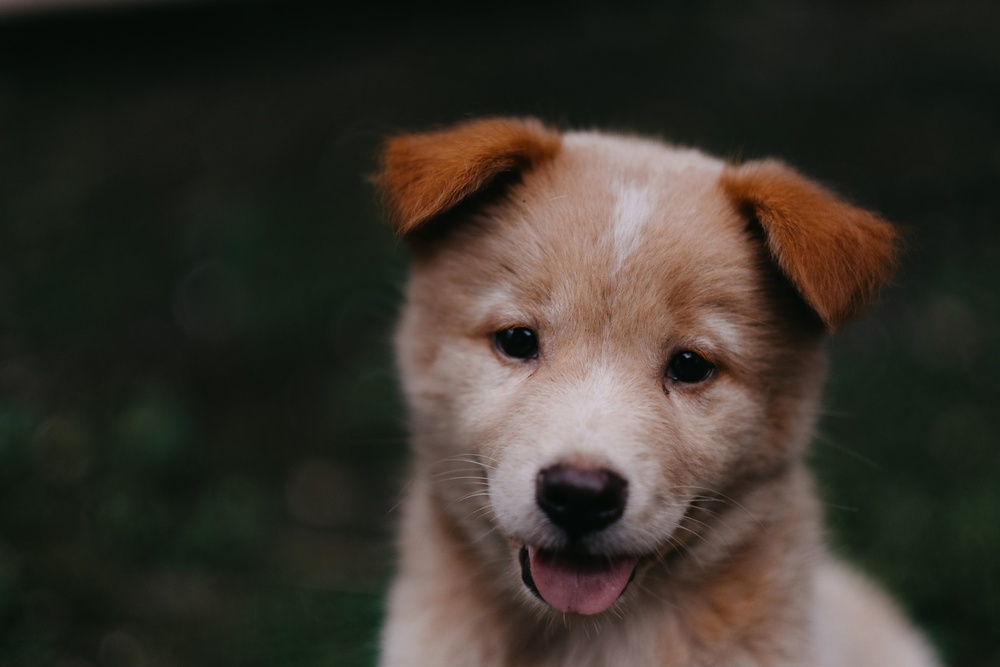
#> input picture DATA/00-puppy.jpg, 1000 x 667 px, shrunk from 1950 x 1300 before the run
$ python image_basics.py
#> lines starting #> are read from the running program, lines starting #| are printed output that depends on the picture
#%%
# imports
import numpy as np
import matplotlib.pyplot as plt
# %matplotlib inline
from PIL import Image

# %%
img = Image.open('DATA/00-puppy.jpg')
#> img is the input picture: PIL image 1000x667 RGB; mean R, G, B 57.3, 51.8, 43.8
print('type(img) = ', type(img))
#| type(img) =  <class 'PIL.JpegImagePlugin.JpegImageFile'>

img_arr = np.asarray(img)

print('img_arr = ', img_arr)
#> (printed output is left out)

print('type(img_arr) = ', type(img_arr))
#| type(img_arr) =  <class 'numpy.ndarray'>

print('img_arr.shape = ', img_arr.shape)
#| img_arr.shape =  (667, 1000, 3)

plt.imshow(img_arr)

# %%
# channels are RGB

# %%
# show individual channels gray values
print('red channel')
plt.imshow(img_arr[:,:,0], cmap='gray')

#%%
print('green channel')
plt.imshow(img_arr[:,:,1], cmap='gray')

#%%
print('blue channel')
plt.imshow(img_arr[:,:,2], cmap='gray')

# %%
# Red Channel
img_red = img_arr.copy()

img_red[:, :, 1] = 0
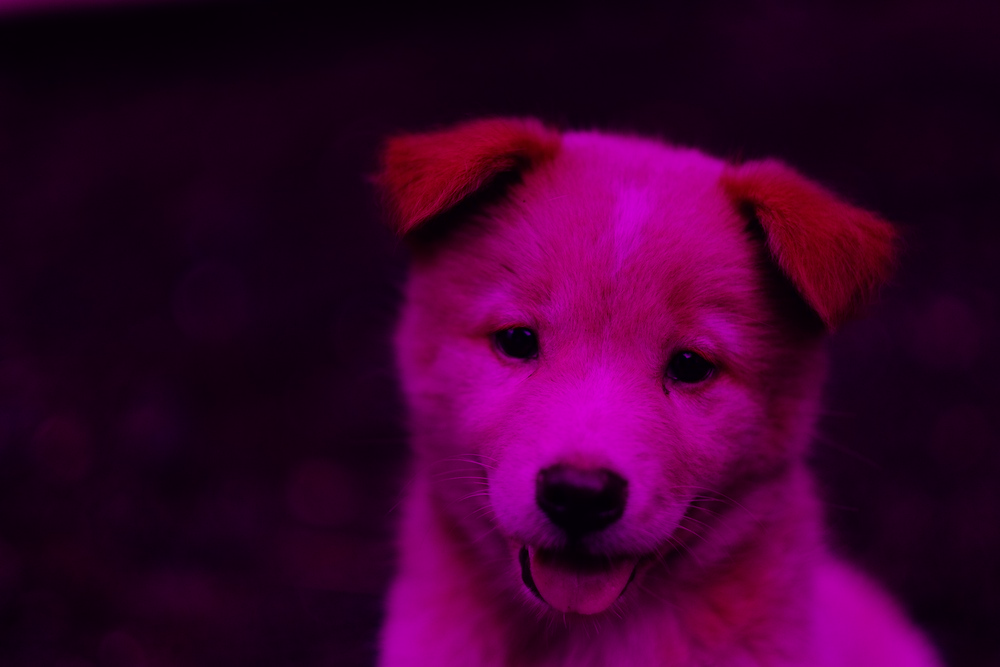
#> img_red: shape (667, 1000, 3); mean R, G, B 57.3, 0, 43.8
img_red[:, :, 2] = 0
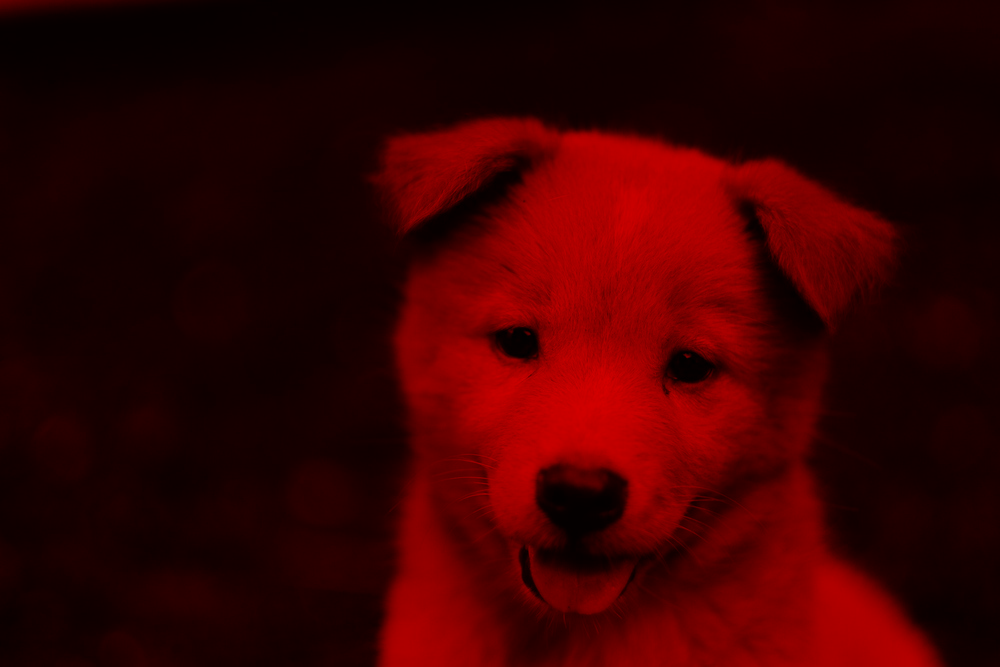
#> img_red: shape (667, 1000, 3); mean R, G, B 57.3, 0, 0
plt.imshow(img_red)

# %%
# Green Channel
img_green = img_arr.copy()

img_green[:, :, 0] = 0
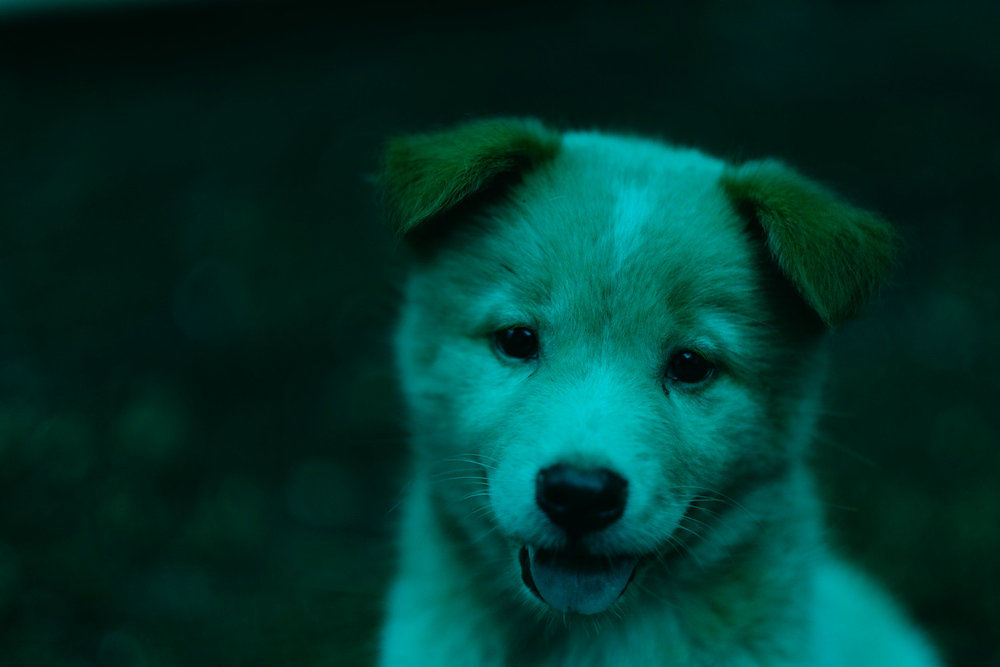
#> img_green: shape (667, 1000, 3); mean R, G, B 0, 51.8, 43.8
img_green[:, :, 2] = 0
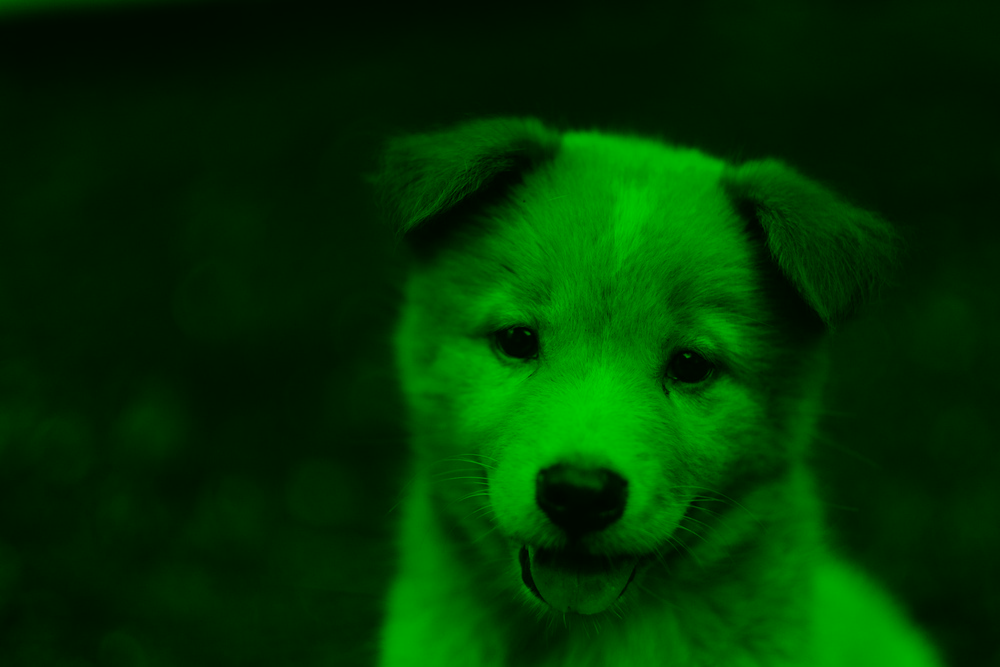
#> img_green: shape (667, 1000, 3); mean R, G, B 0, 51.8, 0
plt.imshow(img_green)

# %%
# Blue Channel
img_blue = img_arr.copy()

img_blue[:, :, 0] = 0
img_blue[:, :, 1] = 0
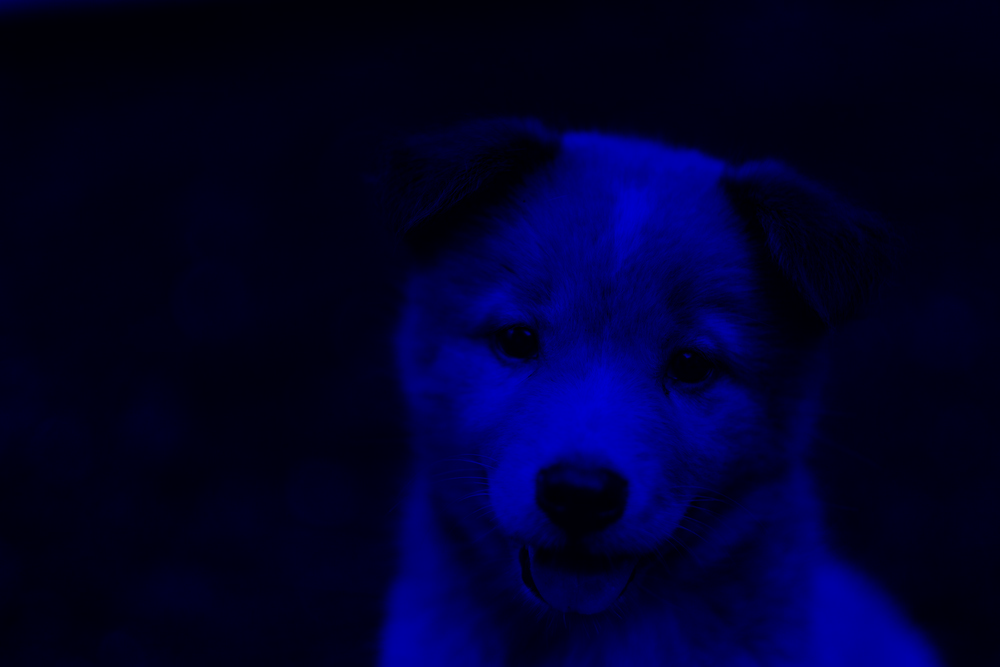
#> img_blue: shape (667, 1000, 3); mean R, G, B 0, 0, 43.8
plt.imshow(img_blue)
# %%
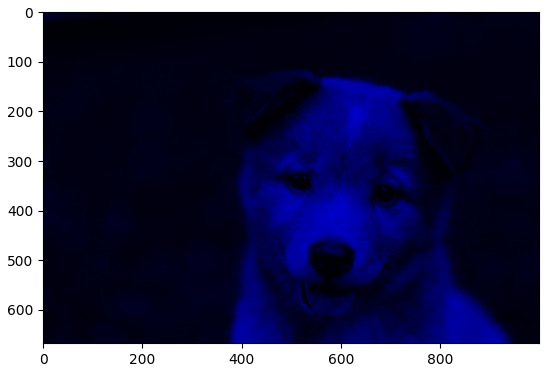
#> figure drawn by matplotlib, 1 panel

$ run again, with DATA/Nadia_Murad.jpg copied over DATA/00-puppy.jpg
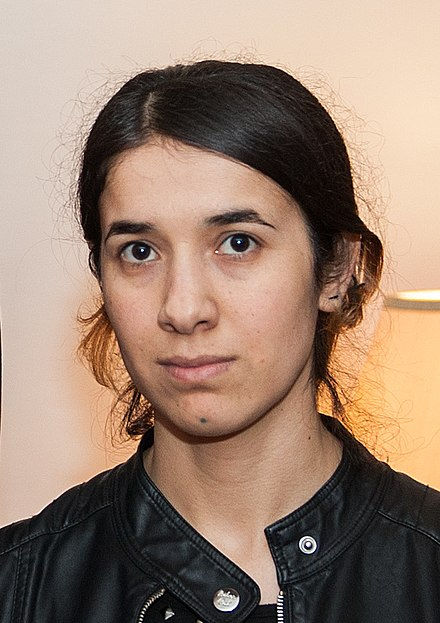
#> input picture DATA/Nadia_Murad.jpg, 440 x 623 px
#> img is the input picture: PIL image 440x623 RGB; mean R, G, B 153.8, 129.2, 112.7
#| type(img) =  <class 'PIL.JpegImagePlugin.JpegImageFile'>
#> (printed output is left out)
#| type(img_arr) =  <class 'numpy.ndarray'>
#| img_arr.shape =  (623, 440, 3)
#> `img_blue[:, :, 1] = 0`:
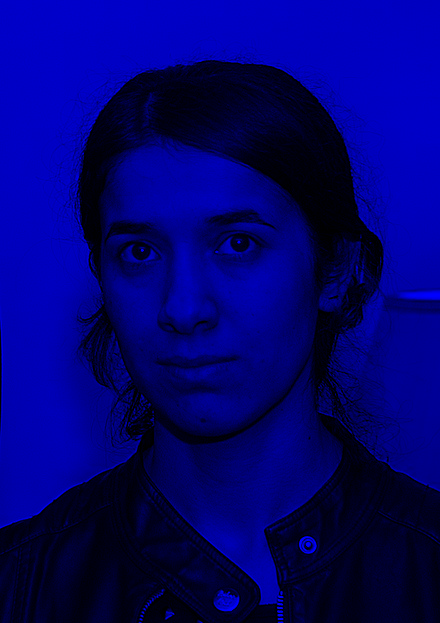
#> img_blue: shape (623, 440, 3); mean R, G, B 0, 0, 112.7
#> `# %%`:
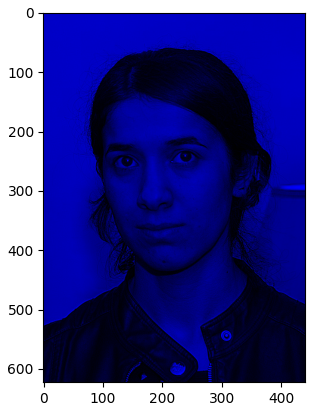
#> figure drawn by matplotlib, 1 panel
